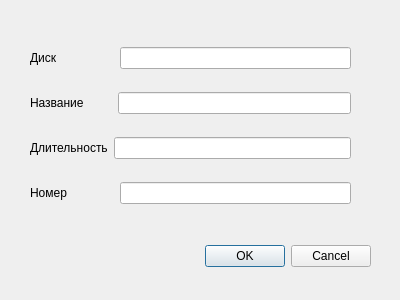
<?xml version="1.0" encoding="UTF-8"?>
<ui version="4.0">
 <class>Track</class>
 <widget class="QDialog" name="Track">
  <property name="geometry">
   <rect>
    <x>0</x>
    <y>0</y>
    <width>400</width>
    <height>300</height>
   </rect>
  </property>
  <property name="windowTitle">
   <string>Dialog</string>
  </property>
  <widget class="QDialogButtonBox" name="buttonBox">
   <property name="geometry">
    <rect>
     <x>30</x>
     <y>240</y>
     <width>341</width>
     <height>32</height>
    </rect>
   </property>
   <property name="orientation">
    <enum>Qt::Horizontal</enum>
   </property>
   <property name="standardButtons">
    <set>QDialogButtonBox::Cancel|QDialogButtonBox::Ok</set>
   </property>
  </widget>
  <widget class="QWidget" name="">
   <property name="geometry">
    <rect>
     <x>30</x>
     <y>30</y>
     <width>321</width>
     <height>191</height>
    </rect>
   </property>
   <layout class="QVBoxLayout" name="verticalLayout">
    <item>
     <layout class="QHBoxLayout" name="horizontalLayout">
      <property name="spacing">
       <number>62</number>
      </property>
      <item>
       <widget class="QLabel" name="label">
        <property name="text">
         <string>Диск</string>
        </property>
       </widget>
      </item>
      <item>
       <widget class="QLineEdit" name="lineEdit"/>
      </item>
     </layout>
    </item>
    <item>
     <layout class="QHBoxLayout" name="horizontalLayout_2">
      <property name="spacing">
       <number>34</number>
      </property>
      <item>
       <widget class="QLabel" name="label_2">
        <property name="text">
         <string>Название</string>
        </property>
       </widget>
      </item>
      <item>
       <widget class="QLineEdit" name="lineEdit_2"/>
      </item>
     </layout>
    </item>
    <item>
     <layout class="QHBoxLayout" name="horizontalLayout_3">
      <item>
       <widget class="QLabel" name="label_3">
        <property name="text">
         <string>Длительность</string>
        </property>
       </widget>
      </item>
      <item>
       <widget class="QLineEdit" name="lineEdit_3"/>
      </item>
     </layout>
    </item>
    <item>
     <layout class="QHBoxLayout" name="horizontalLayout_4">
      <property name="spacing">
       <number>53</number>
      </property>
      <item>
       <widget class="QLabel" name="label_4">
        <property name="text">
         <string>Номер</string>
        </property>
       </widget>
      </item>
      <item>
       <widget class="QLineEdit" name="lineEdit_4"/>
      </item>
     </layout>
    </item>
   </layout>
  </widget>
 </widget>
 <resources/>
 <connections>
  <connection>
   <sender>buttonBox</sender>
   <signal>accepted()</signal>
   <receiver>Track</receiver>
   <slot>accept()</slot>
   <hints>
    <hint type="sourcelabel">
     <x>248</x>
     <y>254</y>
    </hint>
    <hint type="destinationlabel">
     <x>157</x>
     <y>274</y>
    </hint>
   </hints>
  </connection>
  <connection>
   <sender>buttonBox</sender>
   <signal>rejected()</signal>
   <receiver>Track</receiver>
   <slot>reject()</slot>
   <hints>
    <hint type="sourcelabel">
     <x>316</x>
     <y>260</y>
    </hint>
    <hint type="destinationlabel">
     <x>286</x>
     <y>274</y>
    </hint>
   </hints>
  </connection>
 </connections>
</ui>
